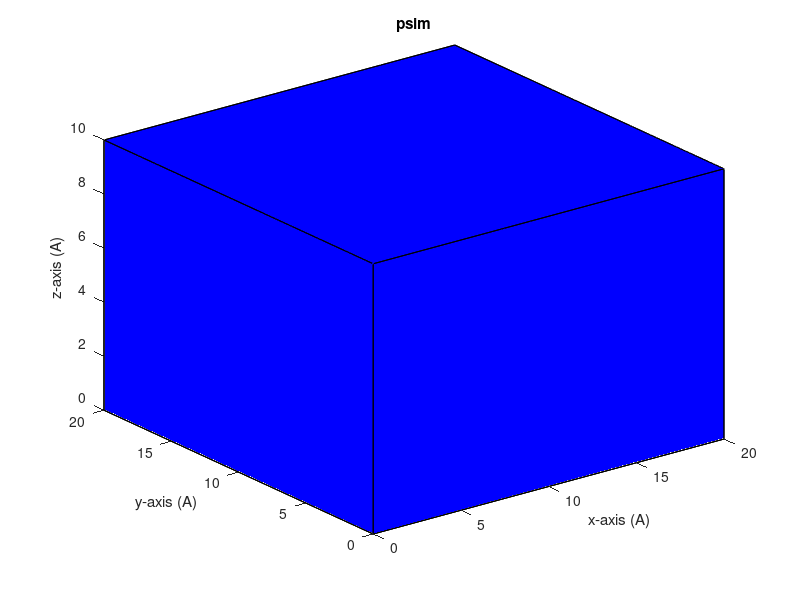

This chart was generated by the following MATLAB code: (Note: this script raises an error after producing the figure.)
clear; 
clf 
clc 
close all; 
diary psimlog.txt;

ProgramVersion = 'Medium gas simulation';
NA = 6.022e23; % Avogadro's number
kbJoules = 1.380658e-23; % Boltzmann's constant [Joules/K]
Dalton = 1.6605402e-27; % [kg]
Angstrom = 1e-10; % [meters]
ps = 1e-12; % [seconds]
kjpermol = 1000 / NA; % [1.66e-21 J]
eV = 1.602e-19; % [Joules]

Mewton = Dalton * Angstrom / ps^2; % [Newtons]
Moule = Dalton * Angstrom^2 / ps^2; % [Joules]
Mascal = Mewton / Angstrom^2; % [Pascals]
Molvo = Angstrom^3; % [m^3]

% Conversion Factors
NewtonsPerMewton = Mewton; % [1.66054e-13 Newtons/Mewton]
JoulesPerMoule = Moule; % [1.66054e-23 Joules/Moule]
PascalsPerMascal = Mascal; % [1.66054e7 Pascal/Mascal]
MewtonsPerNewton = 1/Mewton; % [6.022137377e12 Mewtons/Newton]
MoulesPerJoule = 1/Moule; % [6.022137e22 Moules/Joule]
MascalsPerPascal = 1/Mascal; % [6.022137e-8 Mascal/Pascal]
AngstromsPerMeter = 1/Angstrom;
KilogramsPerDalton = Dalton;
CubicMetersPerMolvo = Angstrom^3;
eVperMoule = Moule / eV; % [eV/Moule]
eVperJoule = 1/eV; % [eV/Joule]
AtmospheresPerPascal = 1/101325; % [Atm/Pa]
AtmospheresPerMascal = AtmospheresPerPascal * PascalsPerMascal; % [Atm/Mascal]

kb = kbJoules * MoulesPerJoule; % Boltzmann's constant [0.83145116 Moules/K]
g = 9.8 * AngstromsPerMeter / (1e12)^2; % Acceleration of gravity [9.8e-14 A/ps^2]
SpeedOfLight = 3e8 * 1e10/1e12; % [3e6 A/ps]
nd = 3; % number of dimensions
b3dDisplay = 1; % turn 3d display on / off

% Define different atomic species
Species(1).Name = 'Argon';
Species(1).Mass = 100; % [D]
Species(1).Radius = 0.95; % [A] 
Species(1).Color = 'b'; % blue
Species(1).Quantity = 0;
Species(2) = Species(1); % just a copy of species 1
Species(2).Color = 'r'; % red
sExperiment='Diffusion';
bGasCollisions = 1; 
InitTemperature = 300; % [K]
sPotentialType = 'none'; % hard spheres / ideal gas
nPotentialType = 0;
sParticleDistribution = 'diff2';
sVelocityDistribution = 'gaussian2';
DisplaySteps = 2; %round(1/TimeStep); % [steps/display]
%L = 40; % [A]
BoxSize = [20 20 10]; % flat box
bMembrane = 0;
np = 220; % Number of particles
bVelocityHistogram = 0;
TimeRange = 10; % [ps]
TimeStep = 1/40; % [ps]
nSpecies = 2;
Species(1).Quantity = np*0.9;
Species(2).Quantity = np*0.1;
bShiftParticles = 0;
Species(1).Temperature = InitTemperature; 
Species(2).Temperature = InitTemperature; 
SampleSteps = round(1/TimeStep); % number of time steps between samples. gives 1 sample per ps
nx=10;

Species(2).Name = 'dye';
Species(2).Mass = 800; % [D]
Species(2).Radius = 4; % [A] 
BoxMatrix = [BoxSize(1) 0 0; 0 BoxSize(2) 0; 0 0 BoxSize(3)];
BoxArea = 2 * (BoxSize(1) * BoxSize(2) + BoxSize(2) * BoxSize(3) + ...
			BoxSize(1) * BoxSize(3)); % [A^2] ie 2LH + 2HW + 2LW
InitVolume = prod(BoxSize); % [A^3]


%-----------------------------------------------------------------------------------

TotalTimeSteps = TimeRange / TimeStep; % total number of time steps during run
SampleTime = TimeStep * SampleSteps; % amount of time elapsed between samples [ps]
TotalSamples = TotalTimeSteps / SampleSteps; % total number of samples to take during run

xrange = 0:(BoxSize(1)/nx):BoxSize(1);
trange = 0:SampleTime:TimeRange;
xrange = xrange(1:length(xrange)-1);
trange = trange(1:length(trange)-1);


% Assign data to arrays
%-----------------------------------------------------------------------------------

Radius = zeros(np,1);
Mass = zeros(np,1);
Color = zeros(np,1);
Position = zeros(np,nd);
Velocity = zeros(np,nd);
Acceleration = zeros(np,nd);

iStart = 1;
for i = 1:nSpecies
	
	AtomMass = Species(i).Mass;
	AtomRadius = Species(i).Radius;
	AtomVolume = 4/3*pi*AtomRadius^3; % [A^3]
	kT = kb * Species(i).Temperature; % Thermal energy [Moules]
	VxRms = sqrt(kT / AtomMass); % std deviation of one velocity component [A/ps]

	Quantity = Species(i).Quantity; % number of atoms of this species
	
	iEnd = iStart + Quantity - 1;
	Range = iStart:iEnd; % range of indices for this species (eg 20:39)
	
	Radius(Range) = Species(i).Radius;
	Mass(Range) = Species(i).Mass;
	Color(Range) = Species(i).Color;
	Species(i).Range = Range;
	r = Species(i).Radius;
	BoxMatrixInner = BoxMatrix - 2 * r * eye(3);
	
	% Particle Distribution
	% Distribute particles randomly through container (keep away from walls by radius of atom though)
	switch sParticleDistribution
	case 'half'
		% species 1 in left side of box
		% species 2 in right side of box
		% no barrier
		Position(Range,:) = rand(Quantity,nd) * BoxMatrixInner + r;
		Position(Range,1) = Position(Range,1) * 0.5 + BoxSize(1)*(i-1)/2; % shift to left or right side of the box
	case 'test'
		% two particles symmetrically located in box
		Position(1,:) = [BoxSize(1)/4, BoxSize(2)/2, BoxSize(3)/3];
		Position(2,:) = [3 * BoxSize(1)/4, BoxSize(2)/2, BoxSize(3)/3];
	case 'fcc'
		% arrange particles evenly throughout box volume
		for ix=1:npod
			for iy=1:npod
				for iz=1:npod
					n = iz + npod*(iy-1) + npod*npod*(ix-1);
					Position(n,1) = ix-1;
					Position(n,2) = iy-1;
					Position(n,3) = iz-1;
				end
			end
		end
		Position = Position / npod * BoxMatrix + BoxSize(1)/npod/2;
	case 'diff2'
		% simulate diffusion experiment:
		% species 1 - random
		% species 2 - circular distrib at center of box
		if i==1
			Position(Range,:) = rand(Quantity,nd) * BoxMatrixInner + r;
			Position(Range,3) = ones(Quantity,1) * BoxSize(3)/2; % z's in middle
		else
			theta = rand(Quantity,1) * 2 * pi;
			rpos = rand(Quantity,1) * 3;
			for j = 1:Quantity
				n = j+Range(1) - 1;
				Position(n,:) = [BoxSize(1)/2 + rpos(j)*cos(theta(j)), BoxSize(2)/2 + rpos(j)*sin(theta(j)), BoxSize(3)/2];
%				Position(Range,:) = randn(Quantity,nd) * 5 + BoxSize(1)/2	
			end
			Position(Range,3) = ones(Quantity,1) * BoxSize(3)/2; % z's in middle
		end
	otherwise
		Position(Range,:) = rand(Quantity,nd) * BoxMatrixInner + r;
	end
	
	% Velocity Distribution
	switch sVelocityDistribution
	case 'gaussian'
		% randn = normal (gaussian) distribution - multiply by std dev and add mean to get required distribution.
		Velocity(Range,:) = VxRms * randn(Quantity,nd); 
		% now need to make sure the net energy is actually InitTemp - need to scale v distribution to get it to match.
		% otherwise the random numbers may give you a temperature different from what you expected.
		for j=1:nd
			ActualRms = sqrt(mean(Velocity(Range,j) .* Velocity(Range,j))); % eg 1.96 should be 2.03
			Scale = VxRms / ActualRms;
			Velocity(Range,j) = Velocity(Range,j) * Scale;
		end
	case 'gaussian2'
		% same as 'gaussian' but set z velocity to zero
		% randn = normal (gaussian) distribution - multiply by std dev and add mean to get required distribution.
		Velocity(Range,:) = VxRms * randn(Quantity,nd); 
		% now need to make sure the net energy is actually InitTemp - need to scale v distribution to get it to match.
		% otherwise the random numbers may give you a temperature different from what you expected.
		for j=1:nd
			ActualRms = sqrt(mean(Velocity(Range,j) .* Velocity(Range,j))); % eg 1.96 should be 2.03
			Scale = VxRms / ActualRms;
			Velocity(Range,j) = Velocity(Range,j) * Scale;
		end
		Velocity(Range,3) = zeros(Quantity,1); % no z velocity
	case 'flat'
		Velocity(Range,:) = VxRms * (rand(Quantity,nd)-0.5); % flat distribution
	case 'same'
		% all have same speed but random directions
		Velocity(Range,:) = VxRms * sign(rand(Quantity,nd)-0.5); 
	case 'none'
		Velocity(Range,:) = zeros(Quantity,nd);
	end
	
	iStart = iEnd + 1;
	
end

		
% Expected Values
%-----------------------------------------------------------------------------------

AverageIntermolecularSpacing = (InitVolume/np)^(1/nd); % [A]
SpeedRms = sqrt(3 * kT / AtomMass); % [A/ps]
ExpectedPressure = np * kT / InitVolume * AtmospheresPerMascal; % [atm]
ExpectedCollisionRate = 4 * pi * sqrt(2) * AtomRadius^2 * np * SpeedRms / InitVolume * 1000; % [collisions/mlc/fs]
ExpectedMeanFreeTime = 1 / ExpectedCollisionRate; % [ps]
ExpectedMeanFreePath = SpeedRms * ExpectedMeanFreeTime; % [A]

% Maxwell-Boltzmann probability distribution
if bVelocityHistogram
	Speed = sqrt(kT / AtomMass); % [A/ps]
	s = Speed * (0:1/50:5); % Speed range
	ExpectedSpeedDistribution = np/2 * 4 * pi * (AtomMass/(2*pi*kT))^(3/2) * (s.^2) .* exp(-0.5 * AtomMass * s.^2 / kT); 
	s2 = Speed * (-2:1/50:2); % 1 dim speed range
	ExpectedSpeedDistribution1d = np/2 * sqrt (AtomMass/(2*pi*kT)) * exp(-0.5 * AtomMass * s2.^2 / kT);
end

ExpectedMostProbableSpeed = sqrt(2 * kT / AtomMass);
ExpectedAverageSpeed = sqrt(8 * kT / pi / AtomMass);
ExpectedRmsSpeed = sqrt(3 * kT / AtomMass);
VolumeFraction = AtomVolume * np / InitVolume;
MassDensity = np * AtomMass / InitVolume * KilogramsPerDalton / CubicMetersPerMolvo; % [kg/m^3]


%-----------------------------------------------------------------------------------
% Start
%-----------------------------------------------------------------------------------

fprintf('------------------------------------------------------------------------------------------\n');
fprintf('%s\n', ProgramVersion);
fprintf('Particle Simulator\n');
fprintf('Current time: %s\n', datestr(now, 0));
fprintf('------------------------------------------------------------------------------------------\n');
fprintf('\n');
fprintf('Experiment:                        %s\n', sExperiment);
fprintf('Number of Particles:               %d\n', np);
fprintf('Time Range:                        %.1f ps\n', TimeRange);
fprintf('Time Step:                         %.3f ps\n', TimeStep);
fprintf('InitTemperature:                   %d K\n', InitTemperature);
fprintf('Velocity Distribution:             %s \n', sVelocityDistribution);
fprintf('Potential Type:                    %s \n', sPotentialType);
fprintf('InitRmsSpeed:                      %.1f A/ps\n', SpeedRms);
fprintf('BoxSize:                           %d x %d x %d A\n', BoxSize);
fprintf('Volume:                            %d A^3\n', InitVolume);
fprintf('Avg Intermolecular Spacing:        %.2f A\n', AverageIntermolecularSpacing);
%. for single species...
fprintf('AtomMass:                          %.1f D\n', AtomMass);
fprintf('AtomRadius:                        %.1f A\n', AtomRadius);
fprintf('VolumeFraction:                    %.2f (particle volume / total volume)\n', VolumeFraction);
fprintf('MassDensity:                       %.2f kg/m^3\n', MassDensity);

fprintf('\n');


% Shift Particles
%-----------------------------------------------------------------------------------
% make sure particles aren't colliding with each other...
if bShiftParticles
	fprintf('Shifting particles...\n');
	bDoneShifting = 0;
	while bDoneShifting == 0
		nShifts = 0;
		bDoneShifting = 1;
		for i = 1:np-1
			for j = i+1:np
				DistanceVector = Position(i,:) - Position(j,:);
				Distance = norm(DistanceVector);
				if Distance < (Radius(i) + Radius(j))
					Position(i,:) = Position(i,:) + Radius(i);
					Position(j,:) = Position(j,:) - Radius(j);
					nShifts = nShifts + 1;
					bDoneShifting = 0;
				end
			end
		end
		fprintf('    shifted %d particles\n', nShifts);
	end
	fprintf('    done.\n');
end


% Draw 3d Scene
%-----------------------------------------------------------------------------------
if b3dDisplay

	% Define 3d shape
	% Define the 8 vertices of the unit cube, then define the 6 faces of the box, 
	% then scale the vertices by the box dimensions.
	UnitCubeVertices = [0 0 0; 1 0 0; 1 1 0; 0 1 0; 0 0 1; 1 0 1; 1 1 1; 0 1 1]; 
	BoxFaces = [1 2 6 5; 2 3 7 6; 3 4 8 7; 4 1 5 8; 1 2 3 4; 5 6 7 8];
	BoxVertices = UnitCubeVertices * BoxMatrix;
	
	% Draw particles in 3d
	for i = 1:nSpecies
		MarkerStyle = ['.', Species(i).Color]; % string concatenation (eg to '.r')
		Range = Species(i).Range;
		MarkerSize = Species(i).Radius * 10;
		hPlot(i) = plot3(Position(Range,1), Position(Range,2), Position(Range,3), MarkerStyle); % x,y,z
		set(hPlot(i), 'MarkerSize', MarkerSize);
		hold on;
	end
	
	% Set axis labels
	title('psim');
	xlabel('x-axis (A)');
	ylabel('y-axis (A)');
	zlabel('z-axis (A)');
	
	% Create 3d container object for display
	hContainer = patch('Vertices',BoxVertices, 'Faces',BoxFaces, 'FaceColor','blue');
	alpha(0.25); % make transpart!
	
	% Set axis lengths
	AxisMin = 0;
	axis([AxisMin BoxSize(1) AxisMin BoxSize(2) AxisMin BoxSize(3)]);
	axis equal;
	axis vis3d; % freezes aspect ratio properties to enable rotation of 3-D objects
	grid on;
	
	% Show 3d figure
	view(3);
	camproj perspective;
	rotate3d on; % turn on mouse-based 3-D rotation
	set(gca,'CameraViewAngleMode','manual'); % prevents graph from being resized as rotated
	drawnow;
	
end


% Save initial velocity for histogram
if bVelocityHistogram
	vxInit = Velocity(:, 1);
	vInit = sqrt(sum(Velocity .* Velocity, 2));
end

% Initialize arrays
DataTime = zeros(TotalSamples,1);
DataWallCollisions = zeros(TotalSamples,1);
DataGasCollisions = zeros(TotalSamples,1);
DataPressure = zeros(TotalSamples,1);
DataTemperature = zeros(TotalSamples,1);
DataTotalEnergy = zeros(TotalSamples,1);
DataConcentration = zeros(TotalSamples,nx);
DataTemperatureDist = zeros(TotalSamples,nx);

% Initialize timer values
TimeWalls = 0;
TimeGas = 0;
TimeProperties = 0;
TimeDisplay = 0;
TimeIntegrate = 0;

DeltaMomentum = 0;
WallCollisions = 0;
GasCollisions = 0;

SampleCounter = 0;
DisplayCounter = 0;
SampleIndex = 0;
TimeStepMin = TimeStep;

Force = zeros(np,nd);
AccelerationOld = zeros(np,nd);
Potential = zeros(np,1);

t = 0.0; % start time

%-----------------------------------------------------------------------------------
% Main Loop
%-----------------------------------------------------------------------------------

fprintf('\nRunning...\n');

for nStep = 1:TotalTimeSteps

	% Find max speed in any one dimension
	%. check for opposite also
	MaxSpeed = max(max(abs(Velocity)));
	TimeStepNew = AtomRadius / MaxSpeed;
	if TimeStepNew < TimeStepMin
		TimeStepMin = TimeStepNew;
	end
	
	% Calculate Force Fields
	% -----------------------------------------------------------------------------------
	switch nPotentialType
	case 1 
		% Lennard-Jones 6-12 Potential
		%	U = 4 * Epsilon * [ (Sigma/r)^12 - (Sigma/r)^6 ] (experimentally determined)
		%	F = - grad U = - 4 * Epsilon * (-12 * (Sigma^12)/(r^14) + 6 * (Sigma^6)/(r^8)) * rvector 
		%				 = - 4 * Epsilon * (-12 * (Sigma/r)^12 + 6 * (Sigma/r)^6 ) * rvector / r^2
		%	Argon: Epsilon = 1.65e-21 J		Sigma = 3.4 A
		%	Water: Epsilon = 1.08e-21 J		Sigma = 3.2 A
		Epsilon = 99.6; % [Moules]
		Sigma = 3.4; % [Angstroms]
		Force = zeros(np,nd);
		Potential = zeros(np,1);
		for i = 1:np-1
			for j = i+1:np
				DistanceVector = Position(i,:)-Position(j,:);
				Distance = norm(DistanceVector);
				U = 4 * Epsilon * ((Sigma/Distance)^12 - 2 * (Sigma/Distance)^6);
				Fij = - 4 * Epsilon * (-12 * (Sigma/Distance)^12 + 6 * (Sigma/Distance)^6 ) * DistanceVector / Distance / Distance;
				Force(i,:) = Force(i,:) + Fij;
				Force(j,:) = Force(j,:) - Fij;
				Potential(i) = Potential(i) + 0.5 * U;
				Potential(j) = Potential(j) + 0.5 * U;
			end
			Acceleration(i,:) = Force(i,:)/Mass(i);
		end
		Acceleration(np,:) = Force(np,:)/Mass(np);
	end
	
	
	% Calculate Properties
	%-----------------------------------------------------------------------------------
	% Calculate various properties based on the particle distribution and velocity. 
	% Note: SampleTime = amount of time elapsed since last sample was taken [ps]
	% PlanarPressure (atm) ie specify plane, get array of pressure points for graphical output
	% Pressure [atm] is averaged over all surfaces
	if SampleCounter == 0 % take samples only every so often
		tic;
		SampleCounter = SampleSteps; % reset sample counter
		
		Volume = prod(BoxSize); % [A^3]
		NumericDensity = np / Volume; % [Atoms/A^3]
		Pressure = DeltaMomentum / BoxArea / SampleTime * PascalsPerMascal * AtmospheresPerPascal; % [atm]
		SpeedSquared = sum(Velocity .* Velocity, 2); % v squared = (vx)^2 + (vy)^2 + (vz)^2  [array, summed across rows]
		KineticEnergy = 0;
		PotentialEnergy = sum(Potential); % [Moules]
		KineticEnergy = 0.5 * SpeedSquared' * Mass; % [Moules] % sum of 0.5 * Mass(i) * SpeedSquared(i)
		Temperature = 2.0 / 3.0 * KineticEnergy / kb / np; % [K] . dif for diatomic gas?
		TotalEnergy = KineticEnergy + PotentialEnergy; % [Moules]

		% get concentration distribution of species 1
		conc = histc(Position(Species(1).Range,1),xrange);

		% get temperature distribution of all species
		% bin is an array that tells you which bin each particle went into (0 to nx)
		ke = zeros(nx,1);
		count = zeros(nx,1);
		for i=1:np
			nBin = floor(Position(i,1)/BoxSize(1) * nx) + 1; % 1 to nx
			if nBin < 1 
				nBin = 1;
			end
			if nBin > nx
				nBin = nx;
			end
			ke(nBin) = ke(nBin) + 0.5 * Mass(i) * SpeedSquared(i);
			count(nBin) = count(nBin) + 1;
		end
		for i = 1:nx
			temp(i) = 2.0 / 3.0 * ke(i) / kb / count(i); % [K]
		end
		
		% Save data to arrays
		SampleIndex = SampleIndex + 1;
		DataTime(SampleIndex) = t;
		DataWallCollisions(SampleIndex) = WallCollisions;
		DataGasCollisions(SampleIndex) = GasCollisions;
		DataPressure(SampleIndex) = Pressure;
		DataTemperature(SampleIndex) = Temperature;
		DataKineticEnergy(SampleIndex) = KineticEnergy;
		DataPotentialEnergy(SampleIndex) = PotentialEnergy;
		DataConcentration(SampleIndex,:) = conc';
		DataTemperatureDist(SampleIndex,:) = temp;
		
		% Clear cumulative variables
		DeltaMomentum = 0;
		WallCollisions = 0;
		GasCollisions = 0;
		
		TimeProperties = TimeProperties + toc;
	end
	SampleCounter = SampleCounter - 1;
	
	
	% Display Data
	%-----------------------------------------------------------------------------------
	if DisplayCounter == 0
		tic;
		DisplayCounter = DisplaySteps;
		if b3dDisplay
			for i = 1:nSpecies
				Range = Species(i).Range;
				set(hPlot(i),'XData',Position(Range,1), 'YData',Position(Range,2), 'ZData',Position(Range,3)); % update 3d display
			end
			drawnow;
		end
		TimeDisplay = TimeDisplay + toc;
	end
	DisplayCounter = DisplayCounter - 1;
	
	
	
	% Integrate 
	%-----------------------------------------------------------------------------------
	% Verlet Algorithm
	% we always need the last two values of Position to produce the next one...
	% [Thijssen p475]
	% x(t+h) = 2x(t) - x(t-h) + h^2*a(x(t))
	tic;
	if nStep == 1 
		% for first step, don't have previous position yet
		PositionNew = Position + (TimeStep * Velocity) + (0.5 * TimeStep * TimeStep * Acceleration);
		Velocity = Velocity + TimeStep * Acceleration;
	else
		PositionNew = 2 * Position - PositionOld + TimeStep * TimeStep * Acceleration;
		Velocity = (PositionNew - PositionOld) / 2 / TimeStep;
	end

	% save position array
	PositionOld = Position;
	Position = PositionNew;
	
	TimeIntegrate = TimeIntegrate + toc;

	
	% Handle Wall Collisions
	%-----------------------------------------------------------------------------------
	% Check for collision with walls
	% Flip momentum component normal to wall
	% These are cumulative variables, cleared after each sample taken. 
	tic;
	for i = 1:np % particles
		for j = 1:nd % dimensions
			if Position(i,j) < Radius(i)
				Velocity(i,j) = -Velocity(i,j);
				Position(i,j) = 2 * Radius(i) - Position(i,j); % reflect about x=r axis
				DeltaMomentum = DeltaMomentum + abs(2*Mass(i)*Velocity(i,j)); % [DA/ps]
				WallCollisions = WallCollisions + 1;
			elseif Position(i,j) > (BoxSize(j) - Radius(i))
				Velocity(i,j) = -Velocity(i,j);
				Position(i,j) = 2 * (BoxSize(j) - Radius(i)) - Position(i,j); % reflect about x=L-r axis
				DeltaMomentum = DeltaMomentum + abs(2*Mass(i)*Velocity(i,j)); % [DA/ps]
				WallCollisions = WallCollisions + 1;
			end
		end
	end
	TimeWalls = TimeWalls + toc;

	% Check for collision with semi-permeable membrane
	if bMembrane
		for i = Species(2).Range
			if Position(i,1) < (MembranePosition + Radius(i))
				Velocity(i,1) = -Velocity(i,1);
				Position(i,j) = 2 * (MembranePosition + Radius(i)) - Position(i,j); % reflect about x=m+r axis
			end
		end
	end			
	
	% Handle Gas Collisions
	%-----------------------------------------------------------------------------------
	% Check for collision with other particles
	% This is the slowest part of the program. 
	% Swap momentum components parallel to vector connecting particles
	%. need smarter collision detector - ie trace each back to point where just touching to find correct distance vector
	tic;
	if bGasCollisions
		for i = 1:np-1
			for j = i+1:np
				DistanceVector = Position(i,:)-Position(j,:);
				Distance = norm(DistanceVector); 
				if Distance < (Radius(i) + Radius(j))
					VelocityVector = Velocity(i,:) - Velocity(j,:);
					DistanceHat = DistanceVector ./ Distance;
					VelocityComponent = dot(DistanceHat, VelocityVector) * DistanceHat;
					Velocity(i,:) = Velocity(i,:) - VelocityComponent;
					Velocity(j,:) = Velocity(j,:) + VelocityComponent;
					GasCollisions = GasCollisions + 1;
				end
			end
		end
	end
	TimeGas = TimeGas + toc;

	
	% Update current time
	t = t + TimeStep;
	
end




% Final calculations
%-----------------------------------------------------------------------------------
AveragePressure = mean(DataPressure); % [atm]
StdDevPressure = std(DataPressure);
AverageTemperature = mean(DataTemperature); % [K]
AverageCollisionRate = mean(DataGasCollisions) / np * 1000; % [collisions/mlc/fs]

% Save final velocity
if bVelocityHistogram
	vxFinal = Velocity(:, 1);
	vFinal = sqrt(sum(Velocity .* Velocity, 2));
end


% Display properties
%-----------------------------------------------------------------------------------

fprintf('\n\n');

fprintf('Results\n');
fprintf('                       Expected          Measured (avg)   StdDev            \n');
fprintf('Pressure:              %9.2f          %9.2f    %9.2f   atm               \n', ExpectedPressure, AveragePressure, StdDevPressure);
fprintf('Temperature:           %9.1f          %9.1f                K                 \n', InitTemperature, AverageTemperature);
fprintf('CollisionRate:         %9.2f          %9.2f                collisions/mlc/fs \n', ExpectedCollisionRate, AverageCollisionRate);
fprintf('\n\n');


fprintf('Time Requirements:\n');
fprintf('    Wall Collisions:      %.1f sec\n', TimeWalls);
fprintf('    Gas Collisions:       %.1f sec\n', TimeGas);
fprintf('    Calculate Properties: %.1f sec\n', TimeProperties);
fprintf('    Display Data:         %.1f sec\n', TimeDisplay);
fprintf('    Integrate:            %.1f sec\n', TimeIntegrate);
fprintf('\n\n');

if TimeStepMin < TimeStep
	fprintf('Need to reduce time step! currently %.3f ps, should be %.3f ps\n', TimeStep, TimeStepMin);
end



% Display figures
%-----------------------------------------------------------------------------------

% ScreenSize is a four-element vector: [left, bottom, width, height]:
Screensize = get(0,'ScreenSize');
Pos = [20 40 Screensize(3)*.8 Screensize(4)*.8];
figure('Position', Pos)
%figure;

warning off; % turn off warning messages

subplot 331;
plot(DataTime, DataWallCollisions);
xlabel('Time (ps)');
ylabel('Wall collisions');

subplot 332;
plot(DataTime, DataGasCollisions);
xlabel('Time (ps)');
ylabel('Gas collisions');

subplot 334;
plot(DataTime, DataPressure);
%hold on;
%plot(PredictedPressure);
xlabel('Time (ps)');
ylabel('Pressure (atm)');

subplot 335;
plot(DataTime, DataTemperature);
xlabel('Time (ps)');
ylabel('Temperature (K)');

subplot 336;
plot(DataTime, DataKineticEnergy,'g');
hold on;
plot(DataTime, DataPotentialEnergy,'r');
hold on;
plot(DataTime, DataKineticEnergy + DataPotentialEnergy,'b');
xlabel('Time (ps)');
ylabel('Energy (Moules)');
legend('ke','pe','net');

subplot 337;
surf(xrange,trange,DataConcentration);
xlabel('x (A)');
ylabel('time (ps)');
zlabel('conc');

subplot 338;
surf(xrange,trange,DataTemperatureDist);
xlabel('x (A)');
ylabel('time (ps)');
zlabel('temp (K)');

camproj perspective;
rotate3d on; % turn on mouse-based 3-D rotation


% Compare velocity distributions
%-----------------------------------------------------------------------------------
if bVelocityHistogram
	figure;
	x = 18;
	
	subplot 221;
	hist(vxInit, x);
	title('vx init');
	
	subplot 223;
	hist(vInit, x);
	title('v init');
	
	subplot 222;
	hist(vxFinal, x);
	title('vx final');
	% plot against maxwell-boltzmann velocity distribution
	hold on;
	plot(s2,ExpectedSpeedDistribution1d);
	
	subplot 224;
	hist(vFinal, x);
	title('v final');
	% plot against maxwell-boltzmann velocity distribution
	hold on;
	plot(s,ExpectedSpeedDistribution);
	
	% change color
	h = findobj(gcf,'Type','patch');
	set(h,'FaceColor','g','EdgeColor','w');
	
end


fprintf('\n');

% Turn off output log
diary off;

% Save all variables to file
%save psimvars.mat;
%fprintf('All data has been saved to psimvars.mat. Type \"load psimvars.mat\" and \"whos\" to examine data.\n');
%fprintf('Rename file if you want to keep data.\n');


%-----------------------------------------------------------------------------------
% Matlab Commands
%-----------------------------------------------------------------------------------
% An explanation of some Matlab commands: 
% view(3) - sets the default three-dimensional view, az = -37.5, el = 30.
% axis equal - sets the aspect ratio so that the data units are the same in every direction.
% axis square - makes the current axes region square (or cubed when three-dimensional). 
% rand(m,n) - returns an m-by-n matrix of random entries (0 to 1)
% randn - gives a normally distributed array of random numbers (mean 0, std dev 1)
% drawnow - flushes the event queue and updates the figure window.
% B = zeros(m,n) or B = zeros([m n]) - returns an m-by-n matrix of zeros.
% DistanceSquared = sum(DistanceVector .* DistanceVector, 2); % ie = dx^2 + dy^2 + dz^2
% norm(DistanceVector) = sqrt(sum(DistanceVector .* DistanceVector, 2))
%-----------------------------------------------------------------------------------

